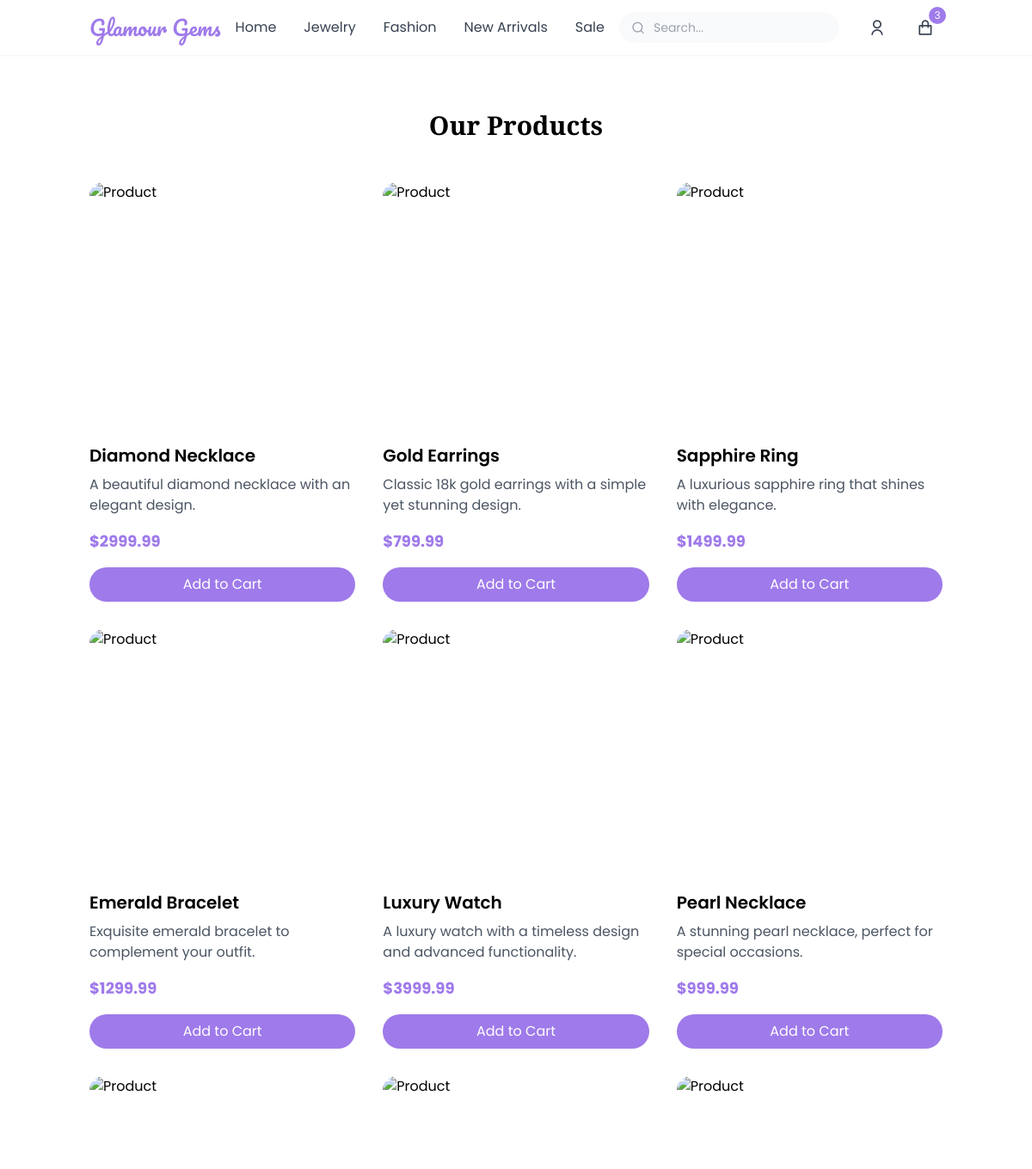
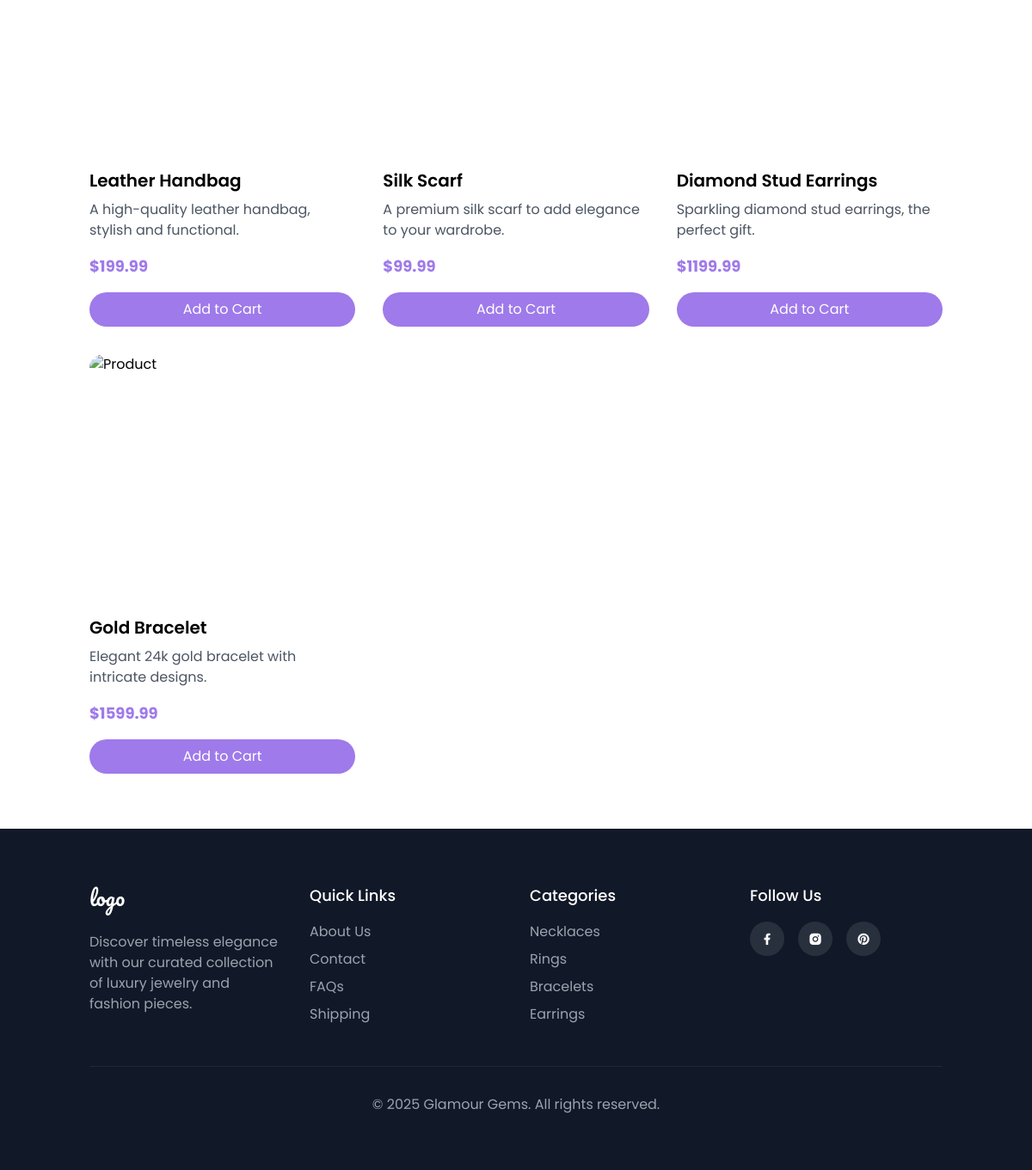
The page /shop.php on the database its author committed (2 pictures, top to bottom).
### tables this page shows
CREATE TABLE products (
    id INT AUTO_INCREMENT PRIMARY KEY,
    name VARCHAR(255) NOT NULL,
    description TEXT,
    price DECIMAL(10, 2) NOT NULL,
    stock INT DEFAULT 0,
    image_url VARCHAR(255),
    category VARCHAR(100),
    created_at TIMESTAMP DEFAULT CURRENT_TIMESTAMP,
    updated_at TIMESTAMP DEFAULT CURRENT_TIMESTAMP ON UPDATE CURRENT_TIMESTAMP
);

### shop.php (the view, shortened to what this page needs)
<?php
include 'config.php';
$products = [];
$sql = "SELECT * FROM products";
$result = $conn->query($sql);
if ($result->num_rows > 0) {
    while ($row = $result->fetch_assoc()) {
        $products[] = $row;
    }
}
$username = isset($_SESSION['name']) ? $_SESSION['name'] : null;
?>
<!DOCTYPE html>
<html lang="en">
<head>
    <script src="https://cdn.tailwindcss.com"></script>
    <link href="https://cdn.jsdelivr.net/npm/remixicon@4.5.0/fonts/remixicon.css" rel="stylesheet"/>
</head>
<body class="bg-white">
    <div id="app">
    <header class="fixed top-0 left-0 right-0 bg-white shadow-sm z-50">
    <div class="container mx-auto px-4">
        <div class="flex items-center justify-between h-16">
            <a href="#" class="font-['Pacifico'] text-2xl text-primary">Glamour Gems</a>
            <nav class="hidden md:flex space-x-8">
                <a href="index.php" class="text-gray-700 hover:text-primary">Home</a>
                <a href="shop.php" class="text-gray-700 hover:text-primary">Jewelry</a>
                <a href="#" class="text-gray-700 hover:text-primary">Fashion</a>
                <a href="#" class="text-gray-700 hover:text-primary">New Arrivals</a>
                <a href="#" class="text-gray-700 hover:text-primary">Sale</a>
            </nav>
            <div class="flex items-center space-x-6">
                <div class="relative">
                    <input type="text" placeholder="Search..." class="pl-10 pr-4 py-2 w-64 bg-gray-50 rounded-full text-sm focus:outline-none focus:ring-2 focus:ring-primary/20">
                    <div class="absolute left-3 top-1/2 -translate-y-1/2 w-5 h-5 flex items-center justify-center text-gray-400">
                        <i class="ri-search-line"></i>
                    </div>
                </div>
                <div class="flex items-center space-x-4">
                    <?php if ($username): ?>
                        <div class="relative group">
                            <button class="text-gray-700 hover:text-primary flex items-center space-x-2">
                                <span>Welcome, <?php echo $username; ?></span>
                                <i class="ri-arrow-down-s-line"></i>
                            </button>
                            <div class="absolute right-0 mt-2 w-48 bg-white border rounded-md shadow-lg opacity-0 group-hover:opacity-100 transition-opacity z-10">
                                <a href="profile.php" class="block px-4 py-2 text-gray-700 hover:bg-gray-100">Profile</a>
                                <a href="myorders.php" class="block px-4 py-2 text-gray-700 hover:bg-gray-100">My Orders</a>
                                <?php if ($userRole === 'admin'): ?>
                                    <a href="admin.php" class="block px-4 py-2 text-red-500 hover:bg-gray-100">Admin Panel</a>
                                <?php endif; ?>
                                <a href="logout.php" class="block px-4 py-2 text-gray-700 hover:bg-gray-100">Logout</a>
                            </div>
                        </div>
                    <?php else: ?>
                        <button id="accountBtn" class="w-10 h-10 flex items-center justify-center text-gray-700 hover:text-primary relative" onclick="toggleAccountModal()">
                            <i class="ri-user-line text-xl"></i>
                        </button>
                    <?php endif; ?>
                    <button id="cartBtn" class="w-10 h-10 flex items-center justify-center text-gray-700 hover:text-primary relative" onclick="location.href='cart.php'">
                        <i class="ri-shopping-bag-line text-xl"></i>
                        <span class="absolute -top-1 -right-1 w-5 h-5 bg-primary text-white text-xs rounded-full flex items-center justify-center">3</span>
                    </button>
                </div>
            </div>
        </div>
    </div>
</header>
        <main class="mt-16">
            <section class="py-16">
                <div class="container mx-auto px-4">
                    <h2 class="playfair text-3xl font-bold text-center mb-12">Our Products</h2>
                    <div class="grid grid-cols-1 md:grid-cols-3 gap-8">
                        <?php foreach ($products as $product): ?>
                            <div class="group">
                                <div class="relative mb-4">
                                </div>
                                <h4 class="font-semibold text-xl mb-2"><?php echo $product['name']; ?></h4>
                                <p class="text-gray-600 mb-4"><?php echo $product['description']; ?></p>
                                <span class="text-lg font-bold text-primary">$<?php echo $product['price']; ?></span>
                                <form action="shop.php" method="POST">
                                    <button type="submit" class="mt-4 w-full bg-primary text-white py-2 rounded-full hover:bg-primary/90 transition-colors">Add to Cart</button>
                                </form>
                            </div>
                        <?php endforeach; ?>
                    </div>
                </div>
            </section>
        </main>
        <footer class="bg-gray-900 text-white py-16">
            <div class="container mx-auto px-4">
                <div class="grid grid-cols-1 md:grid-cols-4 gap-8">
                    <div>
                        <a href="#" class="font-['Pacifico'] text-2xl text-white mb-6 block">logo</a>
                        <p class="text-gray-400">Discover timeless elegance with our curated collection of luxury jewelry and fashion pieces.</p>
                    </div>
                    <div>
                        <h3 class="text-lg font-medium mb-4">Quick Links</h3>
                        <ul class="space-y-2">
                            <li><a href="#" class="text-gray-400 hover:text-white">About Us</a></li>
                            <li><a href="#" class="text-gray-400 hover:text-white">Contact</a></li>
                            <li><a href="#" class="text-gray-400 hover:text-white">FAQs</a></li>
                            <li><a href="#" class="text-gray-400 hover:text-white">Shipping</a></li>
                        </ul>
                    </div>
                    <div>
                        <h3 class="text-lg font-medium mb-4">Categories</h3>
                        <ul class="space-y-2">
                            <li><a href="#" class="text-gray-400 hover:text-white">Necklaces</a></li>
                            <li><a href="#" class="text-gray-400 hover:text-white">Rings</a></li>
                            <li><a href="#" class="text-gray-400 hover:text-white">Bracelets</a></li>
                            <li><a href="#" class="text-gray-400 hover:text-white">Earrings</a></li>
                        </ul>
                    </div>
                    <div>
                        <h3 class="text-lg font-medium mb-4">Follow Us</h3>
                        <div class="flex space-x-4">
                            <a href="#" class="w-10 h-10 rounded-full bg-white/10 flex items-center justify-center hover:bg-white/20">
                                <i class="ri-facebook-fill"></i>
                            </a>
                            <a href="#" class="w-10 h-10 rounded-full bg-white/10 flex items-center justify-center hover:bg-white/20">
                                <i class="ri-instagram-fill"></i>
                            </a>
                            <a href="#" class="w-10 h-10 rounded-full bg-white/10 flex items-center justify-center hover:bg-white/20">
                                <i class="ri-pinterest-fill"></i>
                            </a>
                        </div>
                    </div>
                </div>
                <div class="border-t border-gray-800 mt-12 pt-8 text-center text-gray-400">
                    <p>&copy; 2025 Glamour Gems. All rights reserved.</p>
                </div>
            </div>
        </footer>
    </div>
</body>
</html>

### shop.php (style rules this page uses)
:where([class^="ri-"])::before { content: "\f3c2"; }
body { font-family: 'Poppins', sans-serif; }
.playfair { font-family: 'Playfair Display', serif; }

### rows shown on the page
products: name "Diamond Necklace", description "A beautiful diamond necklace with an elegant design.", price "2999.99"
products: name "Gold Earrings", description "Classic 18k gold earrings with a simple yet stunning design.", price "799.99"
products: name "Sapphire Ring", description "A luxurious sapphire ring that shines with elegance.", price "1499.99"
products: name "Emerald Bracelet", description "Exquisite emerald bracelet to complement your outfit.", price "1299.99"
products: name "Luxury Watch", description "A luxury watch with a timeless design and advanced functionality.", price "3999.99"
products: name "Pearl Necklace", description "A stunning pearl necklace, perfect for special occasions.", price "999.99"
products: name "Leather Handbag", description "A high-quality leather handbag, stylish and functional.", price "199.99"
products: name "Silk Scarf", description "A premium silk scarf to add elegance to your wardrobe.", price "99.99"
products: name "Diamond Stud Earrings", description "Sparkling diamond stud earrings, the perfect gift.", price "1199.99"
products: name "Gold Bracelet", description "Elegant 24k gold bracelet with intricate designs.", price "1599.99"
